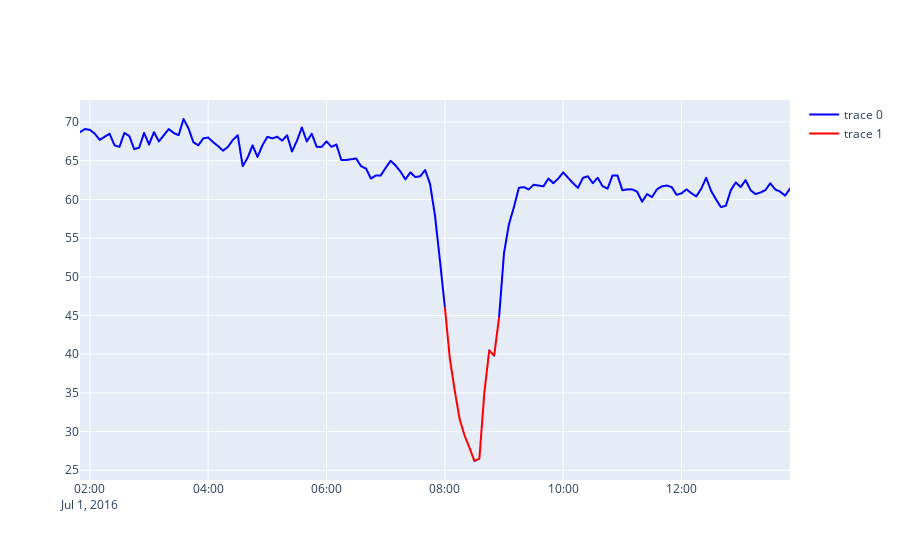

Notebook code cell kept with this figure:
### Code cell
fig = go.Figure()
fig.add_scattergl(x=result["timestamp"], y=result["speed"], line={'color': 'blue'})
fig.add_scattergl(x = result["timestamp"], y = result["speed"].where(result["svm_result"] == 1), line ={'color' : 'red'})
fig.show()

### Figure 1 — Plotly figure (JSON) as saved in the notebook; plotly's stock layout.template omitted (floating-point values rounded to 4 significant figures; data arrays with more than 128 entries replaced by an {"elided": "..."} marker saying what was removed)
{"data": [{"line": {"color": "blue"}, "type": "scattergl", "x": {"elided": "145 str values"}, "y": {"elided": "145 float values"}}, {"line": {"color": "red"}, "type": "scattergl", "x": {"elided": "145 str values"}, "y": {"elided": "145 float values"}}], "layout": {"autosize": true, "xaxis": {"autorange": true, "range": ["2016-07-01 01:50", "2016-07-01 13:50"], "type": "date"}, "yaxis": {"autorange": true, "range": [23.74, 72.86], "type": "linear"}}}
